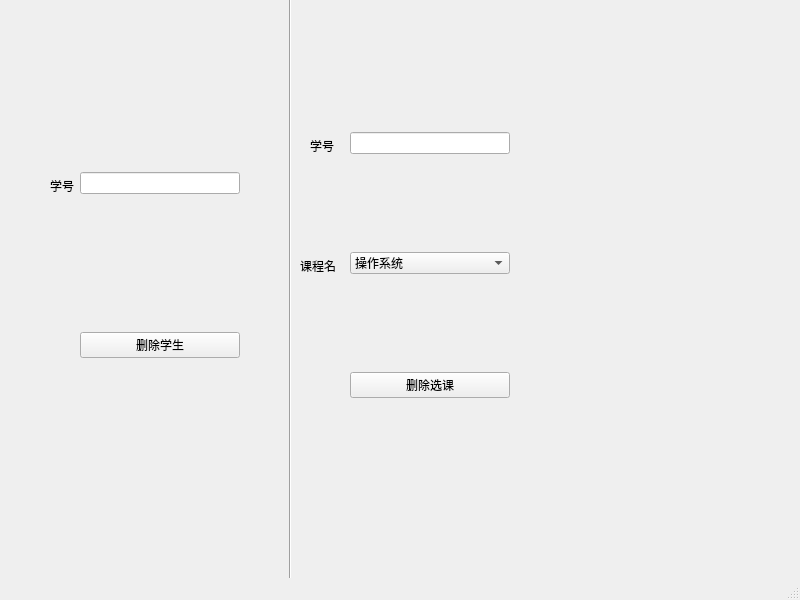
<?xml version="1.0" encoding="UTF-8"?>
<ui version="4.0">
 <class>MainWindow</class>
 <widget class="QMainWindow" name="MainWindow">
  <property name="geometry">
   <rect>
    <x>0</x>
    <y>0</y>
    <width>800</width>
    <height>600</height>
   </rect>
  </property>
  <property name="windowTitle">
   <string>MainWindow</string>
  </property>
  <widget class="QWidget" name="centralwidget">
   <widget class="QWidget" name="verticalLayoutWidget">
    <property name="geometry">
     <rect>
      <x>350</x>
      <y>40</y>
      <width>160</width>
      <height>451</height>
     </rect>
    </property>
    <layout class="QVBoxLayout" name="verticalLayout">
     <item>
      <widget class="QLineEdit" name="idnumForCourse"/>
     </item>
     <item>
      <widget class="QComboBox" name="courseName">
       <item>
        <property name="text">
         <string>操作系统</string>
        </property>
       </item>
       <item>
        <property name="text">
         <string>数据库系统</string>
        </property>
       </item>
       <item>
        <property name="text">
         <string>生物化学</string>
        </property>
       </item>
       <item>
        <property name="text">
         <string>计算机体系结构</string>
        </property>
       </item>
       <item>
        <property name="text">
         <string>计算机网络</string>
        </property>
       </item>
       <item>
        <property name="text">
         <string>遗传学</string>
        </property>
       </item>
      </widget>
     </item>
     <item>
      <widget class="QPushButton" name="deleteSel">
       <property name="text">
        <string>删除选课</string>
       </property>
      </widget>
     </item>
    </layout>
   </widget>
   <widget class="QLabel" name="label">
    <property name="geometry">
     <rect>
      <x>310</x>
      <y>140</y>
      <width>54</width>
      <height>12</height>
     </rect>
    </property>
    <property name="text">
     <string>学号</string>
    </property>
   </widget>
   <widget class="QLabel" name="label_2">
    <property name="geometry">
     <rect>
      <x>300</x>
      <y>260</y>
      <width>54</width>
      <height>12</height>
     </rect>
    </property>
    <property name="text">
     <string>课程名</string>
    </property>
   </widget>
   <widget class="QLabel" name="label_3">
    <property name="geometry">
     <rect>
      <x>50</x>
      <y>180</y>
      <width>54</width>
      <height>12</height>
     </rect>
    </property>
    <property name="text">
     <string>学号</string>
    </property>
   </widget>
   <widget class="QWidget" name="verticalLayoutWidget_2">
    <property name="geometry">
     <rect>
      <x>80</x>
      <y>40</y>
      <width>160</width>
      <height>451</height>
     </rect>
    </property>
    <layout class="QVBoxLayout" name="verticalLayout_2">
     <item>
      <widget class="QLineEdit" name="idnumForStudent"/>
     </item>
     <item>
      <widget class="QPushButton" name="deleteStudent">
       <property name="text">
        <string>删除学生</string>
       </property>
      </widget>
     </item>
    </layout>
   </widget>
   <widget class="Line" name="line">
    <property name="geometry">
     <rect>
      <x>280</x>
      <y>-60</y>
      <width>20</width>
      <height>681</height>
     </rect>
    </property>
    <property name="orientation">
     <enum>Qt::Vertical</enum>
    </property>
   </widget>
  </widget>
  <widget class="QMenuBar" name="menubar">
   <property name="geometry">
    <rect>
     <x>0</x>
     <y>0</y>
     <width>800</width>
     <height>22</height>
    </rect>
   </property>
  </widget>
  <widget class="QStatusBar" name="statusbar"/>
 </widget>
 <resources/>
 <connections/>
</ui>
